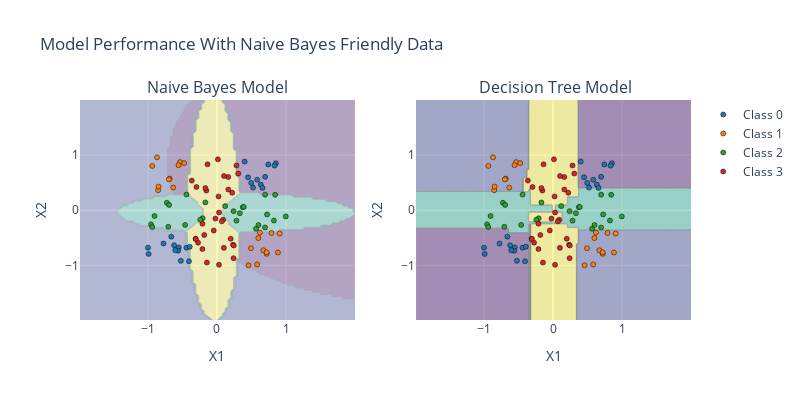

Source (notebook cell):
### Code cell
# Create subplots
fig = go.Figure()
fig = make_subplots(
    rows=1, cols=2,
    subplot_titles=("Naive Bayes Model", " Decision Tree Model"),
    specs=[[{"type": "xy"}, {"type": "xy"}]]
)

draw_naive_bayes_plot(X_dt_nbb_train, X_dt_nbb_test, Y_dt_nbb_test, model_dt_nbb, fig, 1, 1)
draw_decision_tree_plot(X_dt_dt_train, X_dt_dt_test, Y_dt_dt_test, model_dt_dt, fig, 1, 2)

# Update layout
fig.update_layout(
    title="Model Performance With Naive Bayes Friendly Data",
    width=800,
    height=400
)

fig.update_xaxes(title_text="X1")
fig.update_yaxes(title_text="X2")

fig.show()
